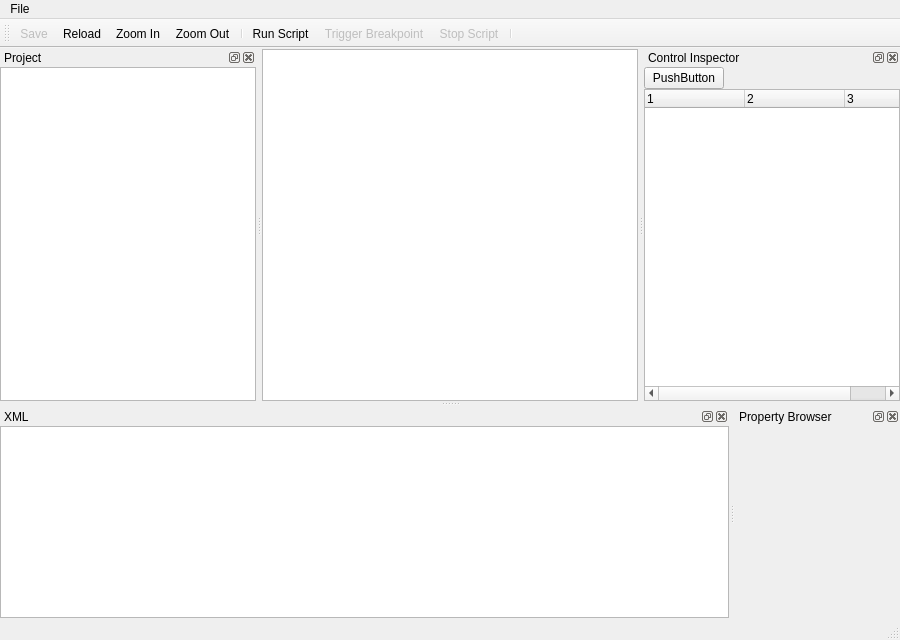
<?xml version="1.0" encoding="UTF-8"?>
<ui version="4.0">
 <class>MidiJDrawClass</class>
 <widget class="QMainWindow" name="MidiJDrawClass">
  <property name="geometry">
   <rect>
    <x>0</x>
    <y>0</y>
    <width>900</width>
    <height>640</height>
   </rect>
  </property>
  <property name="windowTitle">
   <string>MidiJ Creator</string>
  </property>
  <widget class="QWidget" name="centralwidget">
   <layout class="QGridLayout" name="gridLayout_2">
    <property name="leftMargin">
     <number>0</number>
    </property>
    <property name="topMargin">
     <number>1</number>
    </property>
    <property name="rightMargin">
     <number>0</number>
    </property>
    <property name="bottomMargin">
     <number>0</number>
    </property>
    <property name="spacing">
     <number>0</number>
    </property>
    <item row="0" column="0">
     <widget class="QGraphicsView" name="graphicsView"/>
    </item>
   </layout>
  </widget>
  <widget class="QMenuBar" name="menubar">
   <property name="geometry">
    <rect>
     <x>0</x>
     <y>0</y>
     <width>900</width>
     <height>20</height>
    </rect>
   </property>
   <widget class="QMenu" name="menuFile">
    <property name="title">
     <string>File</string>
    </property>
    <addaction name="actionSelectProject"/>
    <addaction name="separator"/>
    <addaction name="actionExit"/>
   </widget>
   <addaction name="menuFile"/>
  </widget>
  <widget class="QStatusBar" name="statusbar"/>
  <widget class="QDockWidget" name="projectFrame">
   <property name="windowTitle">
    <string>Project</string>
   </property>
   <attribute name="dockWidgetArea">
    <number>1</number>
   </attribute>
   <widget class="QWidget" name="dockWidgetContents">
    <layout class="QGridLayout" name="gridLayout">
     <property name="horizontalSpacing">
      <number>0</number>
     </property>
     <property name="margin">
      <number>0</number>
     </property>
     <item row="0" column="0">
      <widget class="QTreeView" name="treeView">
       <attribute name="headerVisible">
        <bool>false</bool>
       </attribute>
       <attribute name="headerVisible">
        <bool>false</bool>
       </attribute>
      </widget>
     </item>
    </layout>
   </widget>
  </widget>
  <widget class="QToolBar" name="navigationToolbar">
   <property name="windowTitle">
    <string>Navigation</string>
   </property>
   <attribute name="toolBarArea">
    <enum>TopToolBarArea</enum>
   </attribute>
   <attribute name="toolBarBreak">
    <bool>false</bool>
   </attribute>
   <addaction name="actionSave"/>
   <addaction name="actionReload"/>
   <addaction name="actionZoomIn"/>
   <addaction name="actionZoomOut"/>
   <addaction name="separator"/>
   <addaction name="actionRunScript"/>
   <addaction name="actionTriggerBreakpoint"/>
   <addaction name="actionStopScript"/>
   <addaction name="separator"/>
  </widget>
  <widget class="QDockWidget" name="controlsFrame">
   <property name="windowTitle">
    <string>Control Inspector</string>
   </property>
   <attribute name="dockWidgetArea">
    <number>2</number>
   </attribute>
   <widget class="QWidget" name="dockWidgetContents_3">
    <layout class="QGridLayout" name="gridLayout_4">
     <property name="margin">
      <number>0</number>
     </property>
     <item row="0" column="0">
      <layout class="QVBoxLayout" name="verticalLayout">
       <property name="spacing">
        <number>0</number>
       </property>
       <item>
        <layout class="QHBoxLayout" name="horizontalLayout">
         <item>
          <widget class="QPushButton" name="pushButton">
           <property name="text">
            <string>PushButton</string>
           </property>
          </widget>
         </item>
         <item>
          <spacer name="horizontalSpacer">
           <property name="orientation">
            <enum>Qt::Horizontal</enum>
           </property>
           <property name="sizeHint" stdset="0">
            <size>
             <width>40</width>
             <height>20</height>
            </size>
           </property>
          </spacer>
         </item>
        </layout>
       </item>
       <item>
        <widget class="QTreeWidget" name="controlBrowser">
         <property name="columnCount">
          <number>3</number>
         </property>
         <column>
          <property name="text">
           <string notr="true">1</string>
          </property>
         </column>
         <column>
          <property name="text">
           <string notr="true">2</string>
          </property>
         </column>
         <column>
          <property name="text">
           <string>3</string>
          </property>
         </column>
        </widget>
       </item>
      </layout>
     </item>
    </layout>
   </widget>
  </widget>
  <widget class="QDockWidget" name="xmlFrame">
   <property name="windowTitle">
    <string>XML</string>
   </property>
   <attribute name="dockWidgetArea">
    <number>8</number>
   </attribute>
   <widget class="QWidget" name="dockWidgetContents_4">
    <layout class="QGridLayout" name="gridLayout_5">
     <property name="margin">
      <number>0</number>
     </property>
     <item row="0" column="0">
      <widget class="QPlainTextEdit" name="xmlEdit">
       <property name="horizontalScrollBarPolicy">
        <enum>Qt::ScrollBarAsNeeded</enum>
       </property>
       <property name="lineWrapMode">
        <enum>QPlainTextEdit::NoWrap</enum>
       </property>
      </widget>
     </item>
    </layout>
   </widget>
  </widget>
  <widget class="QDockWidget" name="propertyFrame">
   <property name="windowTitle">
    <string>Property Browser</string>
   </property>
   <attribute name="dockWidgetArea">
    <number>8</number>
   </attribute>
   <widget class="QWidget" name="dockWidgetContents_2">
    <layout class="QGridLayout" name="gridLayout_3">
     <property name="margin">
      <number>0</number>
     </property>
     <item row="0" column="0">
      <widget class="QtTreePropertyBrowser" name="propertyBrowser" native="true">
       <property name="alternatingRowColors" stdset="0">
        <bool>true</bool>
       </property>
      </widget>
     </item>
    </layout>
   </widget>
  </widget>
  <action name="actionExit">
   <property name="text">
    <string>Exit</string>
   </property>
   <property name="toolTip">
    <string>Exit Application</string>
   </property>
   <property name="shortcut">
    <string>Ctrl+X</string>
   </property>
  </action>
  <action name="actionSelectProject">
   <property name="text">
    <string>Select project</string>
   </property>
  </action>
  <action name="actionZoomIn">
   <property name="icon">
    <iconset resource="res/MidiJDraw.qrc">
     <normaloff>:/midij/zoom_in.png</normaloff>:/midij/zoom_in.png</iconset>
   </property>
   <property name="text">
    <string>Zoom In</string>
   </property>
  </action>
  <action name="actionZoomOut">
   <property name="icon">
    <iconset resource="res/MidiJDraw.qrc">
     <normaloff>:/midij/zoom_out.png</normaloff>:/midij/zoom_out.png</iconset>
   </property>
   <property name="text">
    <string>Zoom Out</string>
   </property>
  </action>
  <action name="actionSave">
   <property name="enabled">
    <bool>false</bool>
   </property>
   <property name="icon">
    <iconset resource="res/MidiJDraw.qrc">
     <normaloff>:/midij/save.png</normaloff>:/midij/save.png</iconset>
   </property>
   <property name="text">
    <string>Save</string>
   </property>
   <property name="toolTip">
    <string>Save XML File</string>
   </property>
  </action>
  <action name="actionRunScript">
   <property name="icon">
    <iconset resource="res/MidiJDraw.qrc">
     <normaloff>:/midij/play.png</normaloff>:/midij/play.png</iconset>
   </property>
   <property name="text">
    <string>Run Script</string>
   </property>
  </action>
  <action name="actionTriggerBreakpoint">
   <property name="enabled">
    <bool>false</bool>
   </property>
   <property name="icon">
    <iconset resource="res/MidiJDraw.qrc">
     <normaloff>:/midij/pause.png</normaloff>:/midij/pause.png</iconset>
   </property>
   <property name="text">
    <string>Trigger Breakpoint</string>
   </property>
  </action>
  <action name="actionStopScript">
   <property name="enabled">
    <bool>false</bool>
   </property>
   <property name="icon">
    <iconset resource="res/MidiJDraw.qrc">
     <normaloff>:/midij/stop.png</normaloff>:/midij/stop.png</iconset>
   </property>
   <property name="text">
    <string>Stop Script</string>
   </property>
  </action>
  <action name="actionReload">
   <property name="icon">
    <iconset resource="res/MidiJDraw.qrc">
     <normaloff>:/midij/refresh.png</normaloff>:/midij/refresh.png</iconset>
   </property>
   <property name="text">
    <string>Reload</string>
   </property>
  </action>
 </widget>
 <customwidgets>
  <customwidget>
   <class>QtTreePropertyBrowser</class>
   <extends>QWidget</extends>
   <header location="global">qttreepropertybrowser.h</header>
   <container>1</container>
  </customwidget>
 </customwidgets>
 <resources>
  <include location="res/MidiJDraw.qrc"/>
 </resources>
 <connections>
  <connection>
   <sender>actionExit</sender>
   <signal>triggered()</signal>
   <receiver>MidiJDrawClass</receiver>
   <slot>close()</slot>
   <hints>
    <hint type="sourcelabel">
     <x>-1</x>
     <y>-1</y>
    </hint>
    <hint type="destinationlabel">
     <x>399</x>
     <y>299</y>
    </hint>
   </hints>
  </connection>
  <connection>
   <sender>actionSelectProject</sender>
   <signal>triggered()</signal>
   <receiver>MidiJDrawClass</receiver>
   <slot>selectProject()</slot>
   <hints>
    <hint type="sourcelabel">
     <x>-1</x>
     <y>-1</y>
    </hint>
    <hint type="destinationlabel">
     <x>399</x>
     <y>299</y>
    </hint>
   </hints>
  </connection>
  <connection>
   <sender>actionZoomIn</sender>
   <signal>triggered()</signal>
   <receiver>MidiJDrawClass</receiver>
   <slot>zoomIn()</slot>
   <hints>
    <hint type="sourcelabel">
     <x>-1</x>
     <y>-1</y>
    </hint>
    <hint type="destinationlabel">
     <x>449</x>
     <y>319</y>
    </hint>
   </hints>
  </connection>
  <connection>
   <sender>actionZoomOut</sender>
   <signal>triggered()</signal>
   <receiver>MidiJDrawClass</receiver>
   <slot>zoomOut()</slot>
   <hints>
    <hint type="sourcelabel">
     <x>-1</x>
     <y>-1</y>
    </hint>
    <hint type="destinationlabel">
     <x>449</x>
     <y>319</y>
    </hint>
   </hints>
  </connection>
  <connection>
   <sender>actionSave</sender>
   <signal>triggered()</signal>
   <receiver>MidiJDrawClass</receiver>
   <slot>saveXml()</slot>
   <hints>
    <hint type="sourcelabel">
     <x>-1</x>
     <y>-1</y>
    </hint>
    <hint type="destinationlabel">
     <x>449</x>
     <y>319</y>
    </hint>
   </hints>
  </connection>
  <connection>
   <sender>actionReload</sender>
   <signal>triggered()</signal>
   <receiver>MidiJDrawClass</receiver>
   <slot>reload()</slot>
   <hints>
    <hint type="sourcelabel">
     <x>-1</x>
     <y>-1</y>
    </hint>
    <hint type="destinationlabel">
     <x>449</x>
     <y>319</y>
    </hint>
   </hints>
  </connection>
  <connection>
   <sender>actionRunScript</sender>
   <signal>triggered()</signal>
   <receiver>MidiJDrawClass</receiver>
   <slot>runScript()</slot>
   <hints>
    <hint type="sourcelabel">
     <x>-1</x>
     <y>-1</y>
    </hint>
    <hint type="destinationlabel">
     <x>449</x>
     <y>319</y>
    </hint>
   </hints>
  </connection>
  <connection>
   <sender>actionStopScript</sender>
   <signal>triggered()</signal>
   <receiver>MidiJDrawClass</receiver>
   <slot>stopScript()</slot>
   <hints>
    <hint type="sourcelabel">
     <x>-1</x>
     <y>-1</y>
    </hint>
    <hint type="destinationlabel">
     <x>449</x>
     <y>319</y>
    </hint>
   </hints>
  </connection>
 </connections>
 <slots>
  <slot>selectProject()</slot>
  <slot>zoomIn()</slot>
  <slot>zoomOut()</slot>
  <slot>saveXml()</slot>
  <slot>reload()</slot>
  <slot>runScript()</slot>
  <slot>stopScript()</slot>
 </slots>
</ui>
